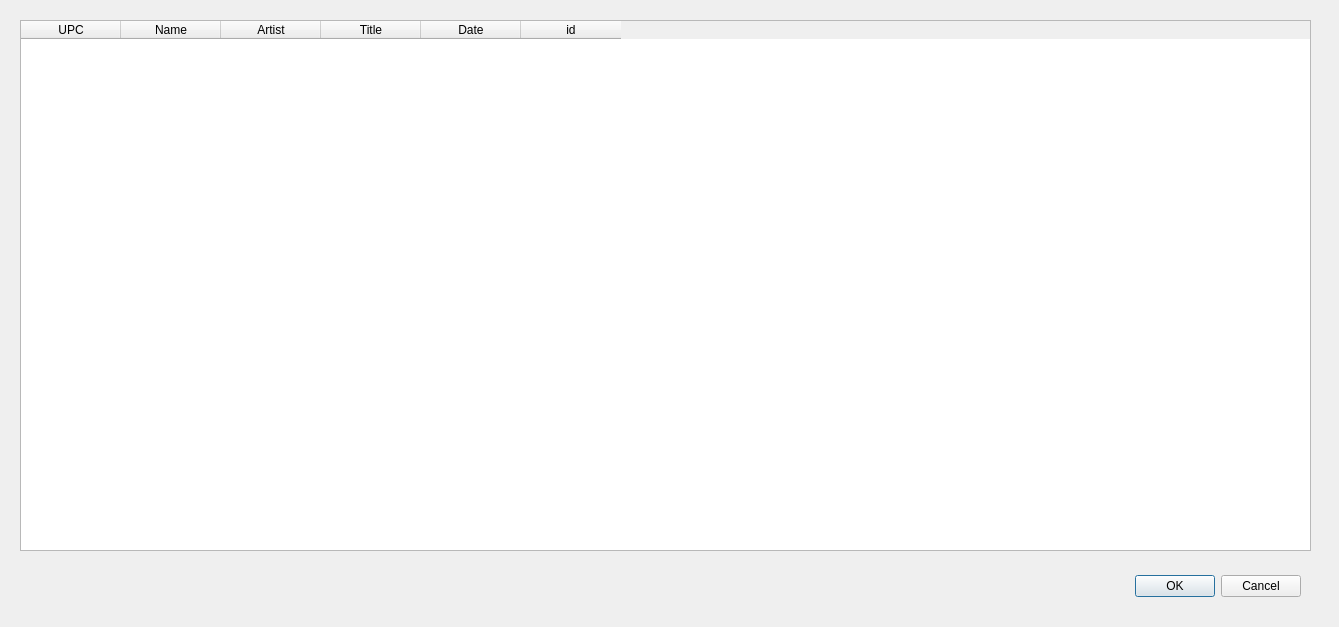
<?xml version="1.0" encoding="UTF-8"?>
<ui version="4.0">
 <class>Dialog</class>
 <widget class="QDialog" name="Dialog">
  <property name="geometry">
   <rect>
    <x>0</x>
    <y>0</y>
    <width>1339</width>
    <height>627</height>
   </rect>
  </property>
  <property name="windowTitle">
   <string>Pending Pre-Orders</string>
  </property>
  <widget class="QDialogButtonBox" name="buttonBox">
   <property name="geometry">
    <rect>
     <x>960</x>
     <y>570</y>
     <width>341</width>
     <height>32</height>
    </rect>
   </property>
   <property name="orientation">
    <enum>Qt::Horizontal</enum>
   </property>
   <property name="standardButtons">
    <set>QDialogButtonBox::Cancel|QDialogButtonBox::Ok</set>
   </property>
  </widget>
  <widget class="QTableWidget" name="pending_table_widget">
   <property name="geometry">
    <rect>
     <x>20</x>
     <y>20</y>
     <width>1291</width>
     <height>531</height>
    </rect>
   </property>
   <property name="selectionBehavior">
    <enum>QAbstractItemView::SelectRows</enum>
   </property>
   <column>
    <property name="text">
     <string>UPC</string>
    </property>
   </column>
   <column>
    <property name="text">
     <string>Name</string>
    </property>
   </column>
   <column>
    <property name="text">
     <string>Artist</string>
    </property>
   </column>
   <column>
    <property name="text">
     <string>Title</string>
    </property>
   </column>
   <column>
    <property name="text">
     <string>Date</string>
    </property>
   </column>
   <column>
    <property name="text">
     <string>id</string>
    </property>
   </column>
  </widget>
 </widget>
 <resources/>
 <connections>
  <connection>
   <sender>buttonBox</sender>
   <signal>accepted()</signal>
   <receiver>Dialog</receiver>
   <slot>accept()</slot>
   <hints>
    <hint type="sourcelabel">
     <x>248</x>
     <y>254</y>
    </hint>
    <hint type="destinationlabel">
     <x>157</x>
     <y>274</y>
    </hint>
   </hints>
  </connection>
  <connection>
   <sender>buttonBox</sender>
   <signal>rejected()</signal>
   <receiver>Dialog</receiver>
   <slot>reject()</slot>
   <hints>
    <hint type="sourcelabel">
     <x>316</x>
     <y>260</y>
    </hint>
    <hint type="destinationlabel">
     <x>286</x>
     <y>274</y>
    </hint>
   </hints>
  </connection>
 </connections>
</ui>
